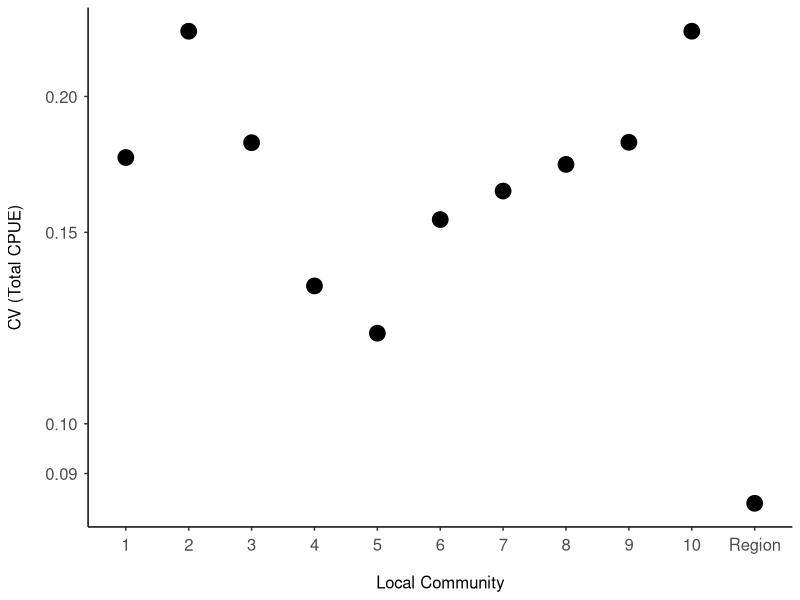

Write the R code that produced this figure.
## ---- chunk 1
# Load packages
library(plyr); library(dplyr); library(tidyr); library(ggplot2)
## ---- chunk 2

# load & prep look-up table of common names
common <- read.csv("./diversity-data/trawl_species_control_file.csv", header = T, stringsAsFactors = FALSE)

common1 <- common %>%
           select(database.name, common.name) %>%
           rename(Species = database.name)
for (i in 1:nrow(common1)) { # add common names for Sebastes 1 & 2
  if(common1$Species[i] == "Dusky.and.Dark.Rockfish") {common1$common.name[i] <- "Sebastes 1"}
  if(common1$Species[i] == "Rougheye.and.Blackspotted.Rockfish") {common1$common.name[i] <- "Sebastes 2"}
}

## ---- chunk 3

# load & prep mean annual CPUE data

# load file for local communities:
shallowCPUEArea <- read.csv("./diversity-data/All_sp_index_meanCPUEByArea.Shallow.MH.final.csv", header = T, stringsAsFactors = FALSE)
shallowCPUEArea1 <- shallowCPUEArea %>% 
                    select(-area_alph, -oldArea) %>%
                    mutate(area = as.character(area))

# load file for Regional metacommunity:
shallowCPUETot <- read.csv("./diversity-data/All_sp_index_meanCPUEByArea.All.csv", header = T, stringsAsFactors = FALSE) 


# merge and clean up the files:
shallowCPUEArea2 <- bind_rows(shallowCPUEArea1, shallowCPUETot) %>% # merge local and metacommunity files
                    left_join(common1, by = "Species") %>% # merge common names onto SPCPUEArea
                    select(area, Mean.totalDensity, SD.totalDensity, year, Species, common.name) %>%
                    mutate(area = revalue(area, c("Total" = "Region")))


## ---- chunk 4

# Calculate CV
CV_shallow <- shallowCPUEArea2 %>% 
              group_by(area, year) %>%
              summarise(total = sum(Mean.totalDensity)) %>%
              ungroup() %>%
  
              group_by(area) %>%
              summarise(CV = sd(total) / mean(total)) %>%
              ungroup()


# mean CV of local areas
 CV_shallow %>%
   filter(area != "Region") %>%
   summarise(mean = mean(CV), sd = sd(CV))
0.1744/0.0845 # ratio of mean local CV / regional CV = 2.06


# plot on a log scale
CV_shallow_plot <- ggplot(data=CV_shallow, aes(x=area, y = CV)) + 
                   geom_point(aes(y = CV), size=5) +
  
                   theme(panel.background = element_blank(),
                         axis.line.x = element_line(color="black"),
                         axis.line.y = element_line(color="black"),
                         axis.text.x = element_text(margin=margin(5,0,0,0), size=12), 
                         axis.text.y = element_text(margin=margin(0,5,0,0), size=12),
                         axis.title.x=element_text(size=12, margin=margin(15,0,0,0)),
                         axis.title.y=element_text(size=12, angle=90, margin=margin(0,15,0,0)),
                         plot.title = element_blank()) +
                   
                   scale_x_discrete(limits=c(1:10, "Region")) +
                   scale_y_log10(breaks = c(0.07, 0.08, 0.09, 0.1, 0.15, 0.2)) +
                   labs(x = "Local Community", y = "CV (Total CPUE)", title = "Shallow Areas")

CV_shallow_plot

